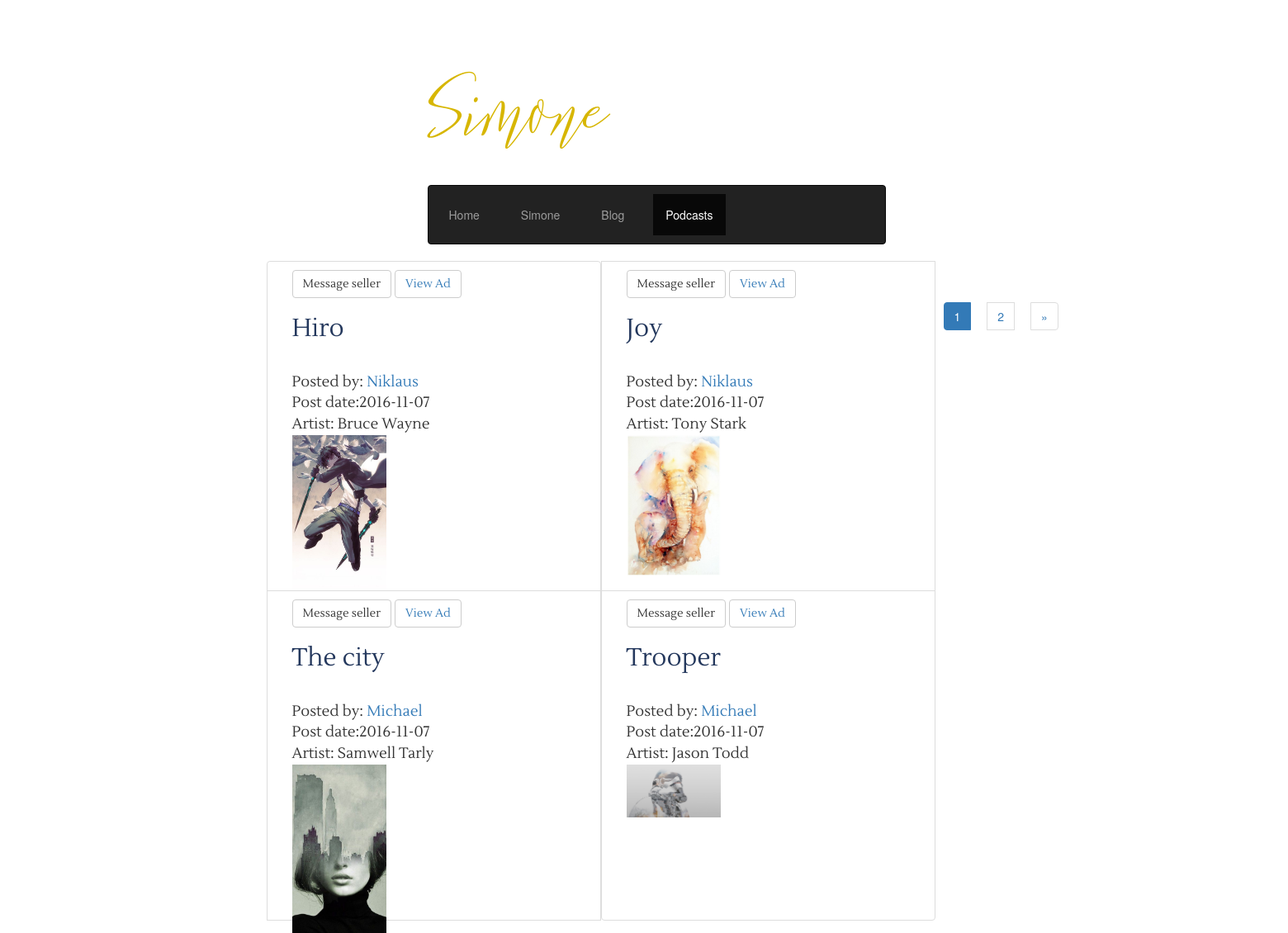
The app's page /podcast.php with its own data.
### tables this page shows
CREATE TABLE `advert` (
  `ad_id` int(11) NOT NULL,
  `user` varchar(100) NOT NULL,
  `user_id` int(11) NOT NULL,
  `item_name` varchar(100) NOT NULL,
  `description` text NOT NULL,
  `artist` varchar(100) NOT NULL,
  `genre` varchar(100) NOT NULL,
  `type` varchar(100) NOT NULL,
  `price` decimal(20,2) NOT NULL,
  `image` blob NOT NULL,
  `postDate` date NOT NULL
);

### podcast.php (the view, shortened to what this page needs)
<?php
 		include "conn.php";
	?>
<!DOCTYPE html>
<html>
	<head>
		<link rel="stylesheet" type="text/css" href="bootstrap/css/bootstrap.css">
		<link rel="stylesheet" type="text/css" href="style.css">
	</head>
	<body id="home-bod">
		<div class="container">
		<div class="row">
			<div class="col-md-10 col-md-offset-3 col-sml-4 col-xs-4">
			<br />
			<br />
			<div class="container" id="container-home">
			<div class="row">
				<div class="col-md-6 col-md-offset-2 col-sml-4 col-xs-4">
					<div id="head">
						<h1> <a href="home.php"> Simone</a> </h1>
					</div>
					<nav class="navbar navbar-inverse">
				<ul class="nav navbar-nav">
			    <li><a href="home.php">Home</a></li>
				<li><a href="profile.php">Simone</a></li>
				<li><a href="blog.php">Blog</a></li>
				<li class="active"><a href="podcast.php">Podcasts</a></li>
				</ul>
			</nav>
			</div>
		</div>
		<?php
			$perpage = 4;
			if(isset($_GET['page']) & !empty($_GET['page'])){
				$curpage = $_GET['page'];
			}else{
				$curpage = 1;
			}
			$start = ($curpage * $perpage) - $perpage;
			$sql = "SELECT * FROM advert Order by ad_id desc";
			$result = mysqli_query($conn,$sql);
			$totalres = mysqli_num_rows($result);
			$endpage = ceil($totalres/$perpage);
			$nextpage = $curpage + 1;
			$sql = "SELECT * FROM advert  Order by ad_id desc  LIMIT $start, $perpage ";
			$result = mysqli_query($conn,$sql);
			if(mysqli_num_rows($result)== 0)
			{
			    echo "0 results";
			}
			else
			{
				echo " <ul class='list-group'>";
				while($row = mysqli_fetch_assoc($result)) {
				echo "<li class='list-group-item it'>";
        ?>
                 	<div class="container">
                 	<button type="button" class="btn btn-default btn-sml messageseller <?php echo $row['user_id']; ?> " data-toggle="modal" data-target="#msgModal">Message seller </button>
		<?php
		echo "<button type='button' id='view' class='btn btn-default view'> <a href='ad.php?id=" .$row['ad_id']. " '> View Ad</a></button> " ;
			echo "<h3>".$row["item_name"]."</h3><br />";
			echo "Posted by: <a href='user.php?id=" .$row['user_id']. "'> ".$row['user']."</a>";
			echo "<br /> Post date:".$row["postDate"] ." <br />Artist: ".$row["artist"] ."<br /><img class='img' src='" .$row["image"]. " '>" ;
			echo "  </li>";
			}
		echo  "</ul>";
		}
		?>
		<nav aria-label="Page navigation">
  <ul class="pagination">
    <li class="page-item active"><a class="page-link" href="?page=<?php echo $curpage ?>"><?php echo $curpage ?></a></li>
    <?php if($curpage != $endpage){ ?>
    <li class="page-item"><a class="page-link" href="?page=<?php echo $nextpage ?>"><?php echo $nextpage ?></a></li>
    <li class="page-item">
      <a class="page-link" href="?page=<?php echo $endpage ?>" aria-label="Next">
        <span aria-hidden="true">&raquo;</span>
      </a>
    </li>
    <?php } ?>
  </ul>
</nav>
	</div>
	</div>
	</div>
	</div>
	</body>
</html>

### style.css (style rules this page uses)
h1 { font-family: 'Frutilla Script', serif; font-size: 140px; color: #24385d; text-align: left; }
#head a { text-decoration: none; color: #d7b600; }
h3 { font-family: 'Lustria-Regular', sans-serif; font-size: 30px; color: #24385d; }
.list-group { background-color: rgba(255,255,255,0.5); font-family: 'Lustria-Regular', serif; width: 900px; }
.list-group-item { background-color: rgba(255,255,255,0.5); font-family:'Lustria-Regular', serif; font-size: 18px; width: 45%; height: 400px; }
.container { z-index: 300; }
li { float: left; padding: 10px; }
li img { width:10%; position: relative; }

### records on screen
advert: item_name "Hiro", user "Niklaus", postDate "2016-11-07", artist "Bruce Wayne", image (picture)
advert: item_name "Joy", user "Niklaus", postDate "2016-11-07", artist "Tony Stark", image (picture)
advert: item_name "The city", user "Michael", postDate "2016-11-07", artist "Samwell Tarly", image (picture)
advert: item_name "Trooper", user "Michael", postDate "2016-11-07", artist "Jason Todd", image (picture)

### other values on screen
$curpage "1"
$nextpage "2"
